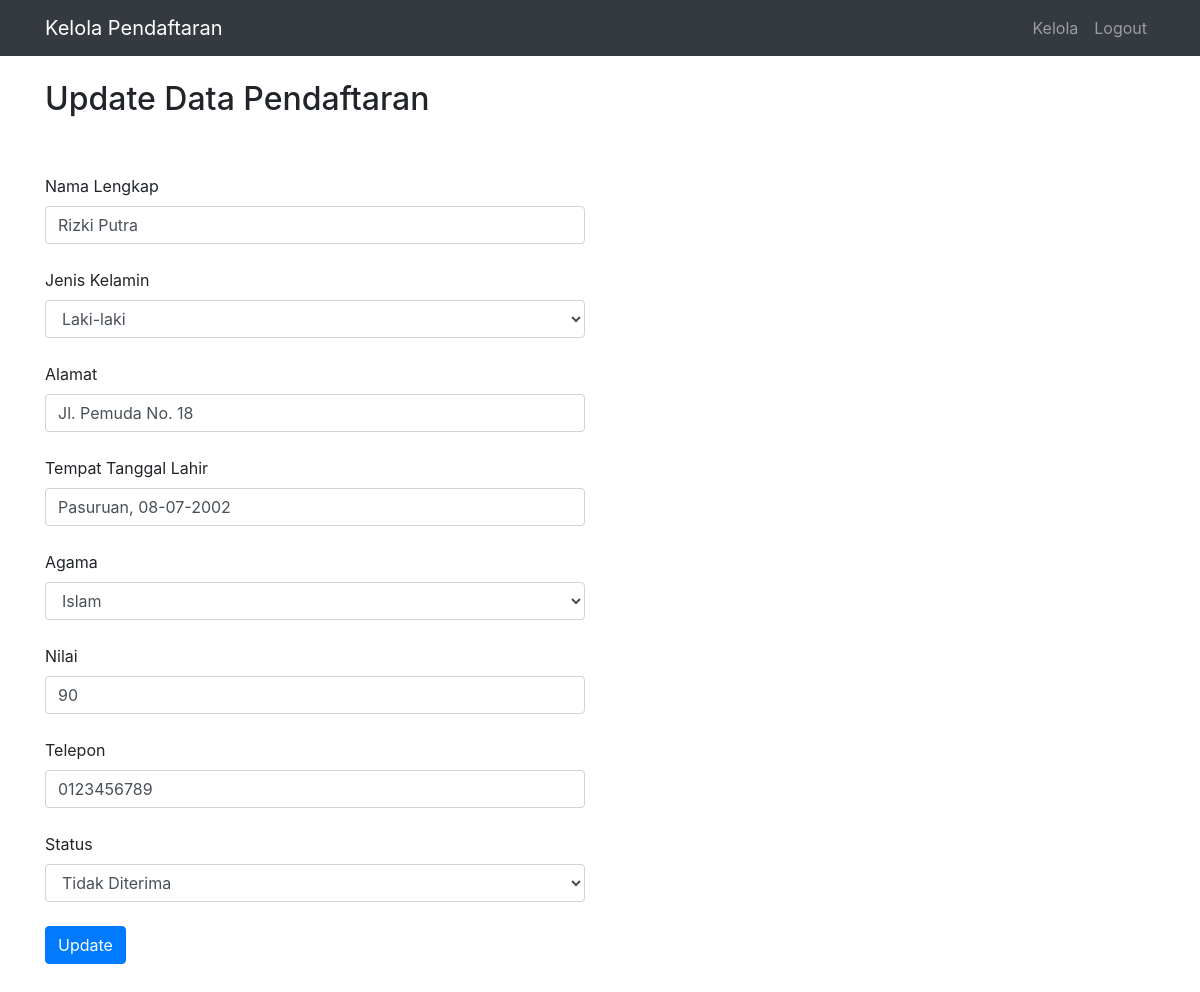
The app's page /pages/update-daftar.php?id_siswa=1 with its own data.
### tables this page shows
CREATE TABLE `siswa` (
  `id_siswa` int(11) NOT NULL,
  `nama_siswa` varchar(100) NOT NULL,
  `jk` varchar(25) NOT NULL,
  `alamat` varchar(100) NOT NULL,
  `ttl` varchar(100) NOT NULL,
  `agama` varchar(25) NOT NULL,
  `nilai` int(11) NOT NULL,
  `telepon` varchar(25) NOT NULL,
  `statuss` varchar(25) NOT NULL
);

### pages/update-daftar.php (the view, shortened to what this page needs)
<!DOCTYPE html>
<html lang="en">
<head>
  <link href="../vendor/bootstrap/css/bootstrap.min.css" rel="stylesheet">
  <link href="../css/modern-business.css" rel="stylesheet">
</head>
<body>
  <nav class="navbar fixed-top navbar-expand-lg navbar-dark bg-dark fixed-top">
    <div class="container">
      <a class="navbar-brand">Kelola Pendaftaran</a>
      <div class="collapse navbar-collapse" id="navbarResponsive">
      <ul class="navbar-nav ml-auto">
          <li class="nav-item">
            <a class="nav-link" href="kelola-user.php">Kelola</a>
          </li>
          <li class="nav-item">
          <a class="nav-link" href="../logout.php">Logout</a></li>
        </ul>
      </div>
    </div>
  </nav>
  <div class="container">
    <div class="row">
      <div class="col-md-6"><br>
        <h2>Update Data Pendaftaran</h2><br><br>
            <?php
            include '../koneksi.php';
            $data = mysqli_query($db,"SELECT * FROM siswa WHERE id_siswa='$_GET[id_siswa]'");
            $d = mysqli_fetch_array($data);
            ?>
        <form method="post">
            <div class="form-grup">
                <label>Nama Lengkap</label><br>
                <input type="text" name="nama_siswa" class="form-control" value="<?php echo $d['nama_siswa'];?>" required><br>
            </div>
            <div class="form-grup">
                <label>Jenis Kelamin</label><br>
                <select class="form-control" name="jk" value="<?php echo $d['jk'];?>">
                    <option value="Laki-laki">Laki-laki</option>
                </select>
            </div><br>
            <div class="form-grup">
                <label>Alamat</label><br>
                <input type="text" name="alamat" placeholder="Masukkan alamat" class="form-control" value="<?php echo $d['alamat'];?>" required><br>
            </div>
            <div class="form-grup">
                <label>Tempat Tanggal Lahir</label><br>
                <input type="text" name="ttl" placeholder="Tempat, dd-mm-yyyy" class="form-control" value="<?php echo $d['ttl'];?>" required><br>
            </div>
            <div class="form-grup">
                <label>Agama</label><br>
                <select class="form-control" name="agama" value="<?php echo $d['agama'];?>">
                    <option value="Islam">Islam</option>
                </select>
            </div><br>
            <div class="form-grup">
                <label>Nilai</label><br>
                <input type="number" name="nilai" placeholder="Masukkan nilai" class="form-control" value="<?php echo $d['nilai'];?>" required><br>
            </div>
            <div class="form-grup">
                <label>Telepon</label><br>
                <input type="text" name="telepon" placeholder="Masukkan telepon" class="form-control" value="<?php echo $d['telepon'];?>" required><br>
            </div>
            <div class="form-grup">
                <label>Status</label><br>
                <select class="form-control" name="statuss" value="<?php echo $d['statuss'];?>">
                    <option value="Tidak Diterima">Tidak Diterima</option>
                </select>
            </div><br>
            <button type="submit" class="btn btn-primary" name="update">Update</button><br><br>
        </form>
        <br><br><br>
      </div>
    </div>
  </div>
</body>
</html>

### css/modern-business.css (style rules this page uses)
body { padding-top: 56px; }

### records on screen
siswa: nama_siswa "Rizki Putra", jk "Laki-laki", alamat "Jl. Pemuda No. 18", ttl "Pasuruan, 08-07-2002", agama "Islam", nilai "90", telepon "0123456789", statuss "Tidak Diterima"
